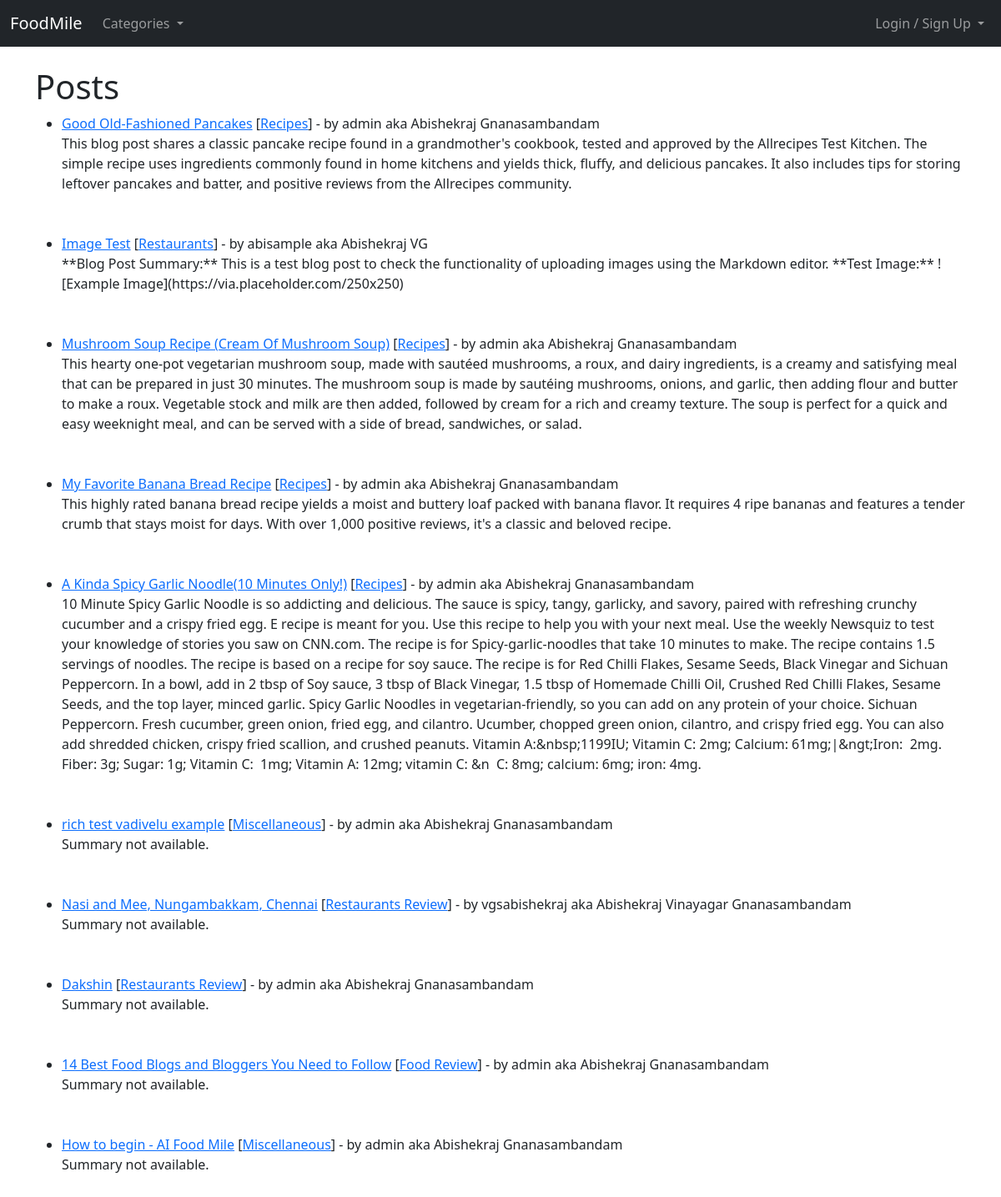
The page / on the database its author committed.
### foodmileblog/models.py (models this page shows, shortened)
class Post(models.Model):
    title = models.CharField(max_length=255)
    header_image = models.ImageField(null=True, blank=True, upload_to="images/")
    last_updated = models.DateTimeField(default=now, blank=True)
    last_updated_short = models.DateField(default=now, blank=True)
    author = models.ForeignKey(User, on_delete=models.CASCADE) # if user is deleted, we also "cascade" delete all posts of that user, default 1 is admin
    body = RichTextField(blank=True, null=True)
    category = models.CharField(max_length=255, default="miscellaneous")
    likes = models.ManyToManyField(User, related_name='blog_posts')
    summary = models.CharField(max_length=255, default="Summary not available.") # down the line we can use AI to summarise post content
    author_full_name = models.CharField(max_length=100)

### foodmileblog/views.py (the view)
# urls.py: path('', HomeView.as_view(), name="home"),
class HomeView(BaseContextMixin, ListView):
    model = Post
    template_name = 'home.html'
    ordering = ['-last_updated']          # ordering by last updated id

### foodmileblog/models.py (called while the page is built)
    def __str__(self) -> str:
        return self.name

### foodmileblog/views.py (called while the page is built)
    def get_context_data(self, *args, **kwargs) -> Dict[str, Any]:
        ctg_menu = Category.objects.all()
        context = super().get_context_data(*args, **kwargs)
        context["ctg_menu"] = ctg_menu
        return context

### foodmileblog/templates/home.html (shortened to what this page needs)
{% extends 'base.html' %}
{% block content %}
<h1> Posts </h1>
<ul>
{% for post in object_list %}
    <li><a href="{% url 'article-detail' post.pk %}">{{ post.title }}</a> [<a href="{% url 'category' post.category|slugify %}" style="text-transform: capitalize;">{{ post.category }}</a>] - by {{ post.author }}
        aka {{ post.author.first_name }} {{ post.author.last_name}} <br/>
        {{ post.summary }}
        <br/>
        <br/><br/>
    </li>
{% endfor %}
</ul>
{% endblock %}

### foodmileblog/templates/base.html (shortened to what this page needs)
<!doctype html>
<html lang="en">
  <head>
    <link href="https://cdn.jsdelivr.net/npm/bootstrap@5.3.3/dist/css/bootstrap.min.css" rel="stylesheet">
  </head>
  <body>
    <nav class="navbar navbar-expand-lg navbar-dark bg-dark">
      <div class="container-fluid">
        <a class="navbar-brand" href="{% url 'home' %}">FoodMile</a>
        <div class="collapse navbar-collapse" id="navbarSupportedContent">
          <ul class="navbar-nav me-auto mb-2 mb-lg-0">
                {% if ctg_menu %}
                <li class="nav-item dropdown">
                    <a class="nav-link dropdown-toggle" href="#" id="navbarDropdown" role="button" data-bs-toggle="dropdown" aria-expanded="false">
                        Categories
                    </a>
                </li>
                {% endif %}
          </ul>
            <ul class="navbar-nav ms-auto mb-2 mb-lg-0">
                {% if user.is_authenticated %}
                  <form id="logoutform" method="POST" action="{% url 'logout' %}">
                    {% csrf_token %}
                    <input type="hidden">
                  </form>
                  <li class="nav-item dropdown">
                    <a class="nav-link dropdown-toggle" href="#" id="navbarDropdown" role="button" data-bs-toggle="dropdown" aria-expanded="false">
                      Welcome back, {{ user.username }}
                    </a>
                    <ul class="dropdown-menu" aria-labelledby="navbarDropdown">
                      {% if user.userprofile.id %}
                        <li><a class="dropdown-item" href="{% url 'show-profile-page' user.userprofile.id %}">View Profile Page</a></li>
                        <li><a class="dropdown-item" href="{% url 'edit-profile-page' user.userprofile.id %}">Update Profile Page</a></li>
                      {% else %}
                        <li><a class="dropdown-item" href="{% url 'create-profile-page' %}">Create Profile Page</a></li>
                      {% endif %}
                      <li><a class="dropdown-item" href="{% url 'update-profile' %}">Update User Settings</a></li>
                      <li><a class="dropdown-item" href="#" onClick="document.getElementById('logoutform').submit()">Logout</a></li>
                    </ul>
                  </li>
                {% else %}
                  <li class="nav-item dropdown">
                    <a class="nav-link dropdown-toggle" href="#" id="navbarDropdown" role="button" data-bs-toggle="dropdown" aria-expanded="false">
                      Login / Sign Up
                    </a>
                  </li>
                {% endif %}
              </ul>
        </div>
      </div>
    </nav>
    <br/>
    <div class="container">
    {% block content %}
    {% endblock %}
    </div>
  </body>
</html>

### rows shown on the page
Post: title "Good Old-Fashioned Pancakes", category "Recipes", author "admin", author.first_name "Abishekraj", author.last_name "Gnanasambandam", summary "This blog post shares a classic pancake recipe found in a grandmother's cookbook, tested and approved by the Allrecipes Test Kitchen. The simple recipe uses ingredients commonly found in home kitchens and yields thick, fluffy, and delicious pancakes. It also includes tips for storing leftover pancakes and batter, and positive reviews from the Allrecipes community."
Post: title "Image Test", category "Restaurants", author "abisample", author.first_name "Abishekraj", author.last_name "VG", summary "**Blog Post Summary:** This is a test blog post to check the functionality of uploading images using the Markdown editor. **Test Image:** ![Example Image](https://via.placeholder.com/250x250)"
Post: title "Mushroom Soup Recipe (Cream Of Mushroom Soup)", category "Recipes", author "admin", author.first_name "Abishekraj", author.last_name "Gnanasambandam", summary "This hearty one-pot vegetarian mushroom soup, made with sautéed mushrooms, a roux, and dairy ingredients, is a creamy and satisfying meal that can be prepared in just 30 minutes. The mushroom soup is made by sautéing mushrooms, onions, and garlic, then adding flour and butter to make a roux. Vegetable stock and milk are then added, followed by cream for a rich and creamy texture. The soup is perfect for a quick and easy weeknight meal, and can be served with a side of bread, sandwiches, or salad."
Post: title "My Favorite Banana Bread Recipe", category "Recipes", author "admin", author.first_name "Abishekraj", author.last_name "Gnanasambandam", summary "This highly rated banana bread recipe yields a moist and buttery loaf packed with banana flavor. It requires 4 ripe bananas and features a tender crumb that stays moist for days. With over 1,000 positive reviews, it's a classic and beloved recipe."
Post: title "A Kinda Spicy Garlic Noodle(10 Minutes Only!)", category "Recipes", author "admin", author.first_name "Abishekraj", author.last_name "Gnanasambandam", summary "10 Minute Spicy Garlic Noodle is so addicting and delicious. The sauce is spicy, tangy, garlicky, and savory, paired with refreshing crunchy cucumber and a crispy fried egg. E recipe is meant for you. Use this recipe to help you with your next meal. Use the weekly Newsquiz to test your knowledge of stories you saw on CNN.com. The recipe is for Spicy-garlic-noodles that take 10 minutes to make. The recipe contains 1.5 servings of noodles. The recipe is based on a recipe for soy sauce. The recipe is for Red Chilli Flakes, Sesame Seeds, Black Vinegar and Sichuan Peppercorn. In a bowl, add in 2 tbsp of Soy sauce, 3 tbsp of Black Vinegar, 1.5 tbsp of Homemade Chilli Oil, Crushed Red Chilli…"
Post: title "rich test vadivelu example", category "Miscellaneous", author "admin", author.first_name "Abishekraj", author.last_name "Gnanasambandam", summary "Summary not available."
Post: title "Nasi and Mee, Nungambakkam, Chennai", category "Restaurants Review", author "vgsabishekraj", author.first_name "Abishekraj", author.last_name "Vinayagar Gnanasambandam", summary "Summary not available."
Post: title "Dakshin", category "Restaurants Review", author "admin", author.first_name "Abishekraj", author.last_name "Gnanasambandam", summary "Summary not available."
Post: title "14 Best Food Blogs and Bloggers You Need to Follow", category "Food Review", author "admin", author.first_name "Abishekraj", author.last_name "Gnanasambandam", summary "Summary not available."
Post: title "How to begin - AI Food Mile", category "Miscellaneous", author "admin", author.first_name "Abishekraj", author.last_name "Gnanasambandam", summary "Summary not available."
